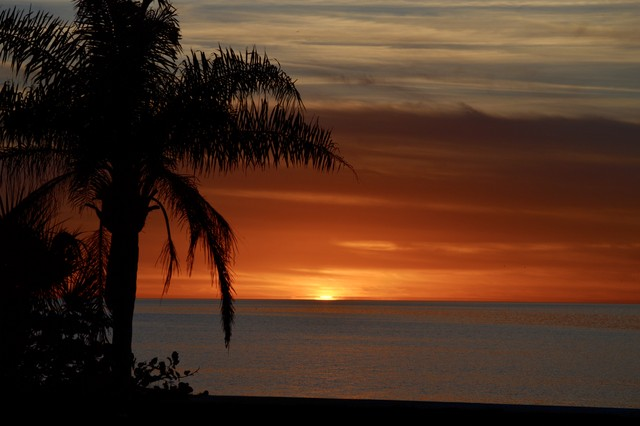
#> input picture A/2.jpg, 640 x 426 px, found by its file name
$ python canny2.py
#> lines starting #> are read from the running program, lines starting #| are printed output that depends on the picture
import cv2
from matplotlib import pyplot as plt
import numpy as np

def nothing(x):
    pass


img_noblur = cv2.imread('../test_images/2.jpg', 0)
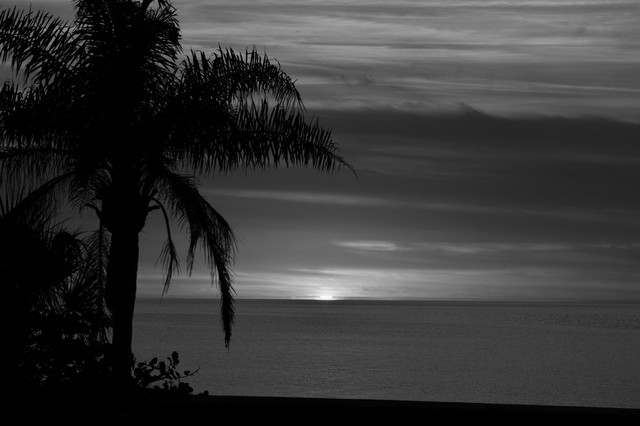
#> img_noblur: shape (426, 640); min 0, max 253, mean 54.5
img = cv2.blur(img_noblur, (7,7))

canny_edge = cv2.Canny(img, 0, 0)
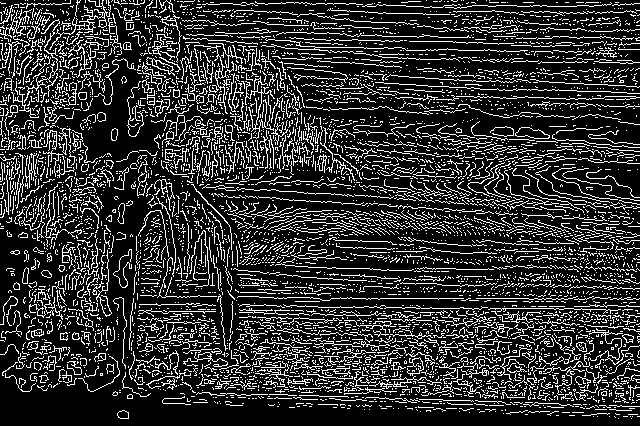
#> canny_edge: shape (426, 640); 19.4% white in thin lines or dots

cv2.imshow('image', img)
cv2.imshow('canny_edge', canny_edge)

cv2.createTrackbar('min_value','canny_edge',0,500,nothing)
cv2.createTrackbar('max_value','canny_edge',0,500,nothing)

while(1):
    cv2.imshow('image', img)
    cv2.imshow('canny_edge', canny_edge)

    min_value = cv2.getTrackbarPos('min_value', 'canny_edge')
    max_value = cv2.getTrackbarPos('max_value', 'canny_edge')

    canny_edge = cv2.Canny(img, min_value, max_value)

    k = cv2.waitKey(37)
#> (key Esc is pressed here)
    if k == 27:
        break

$ run again, with A/4.jpg copied over A/2.jpg
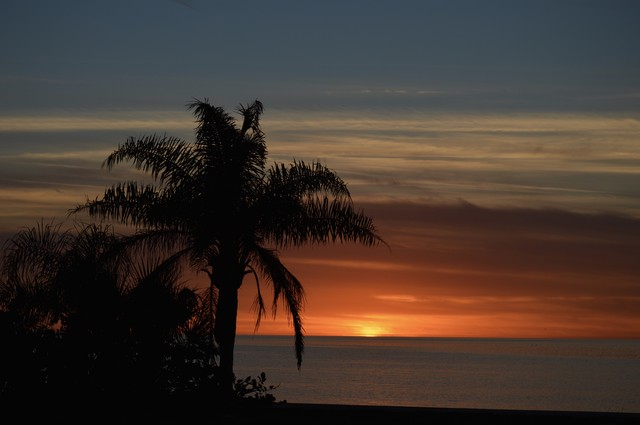
#> input picture A/4.jpg, 640 x 425 px, found by its file name
#> `img_noblur = cv2.imread('../test_images/2.jpg', 0)`:
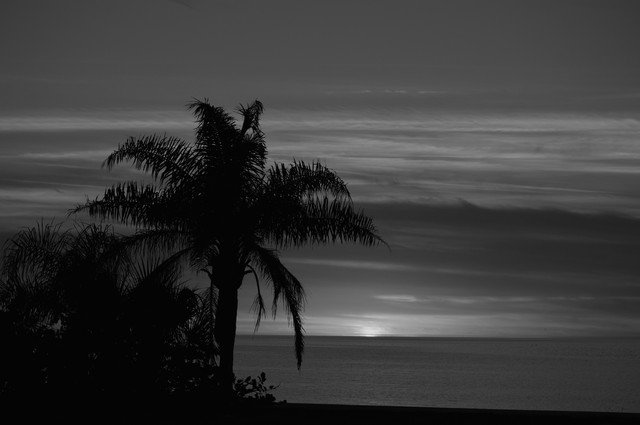
#> img_noblur: shape (425, 640); min 0, max 230, mean 57.2
#> `canny_edge = cv2.Canny(img, 0, 0)`:
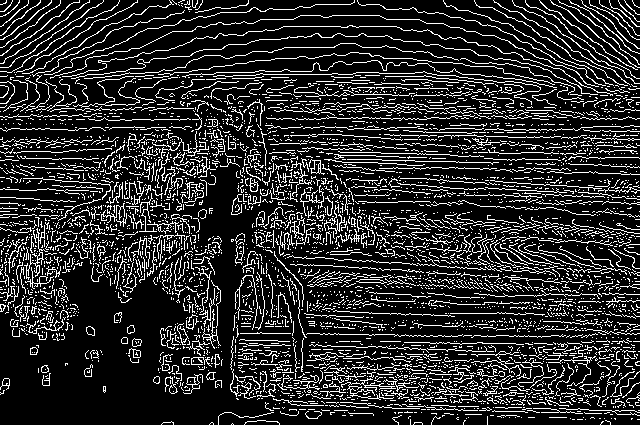
#> canny_edge: shape (425, 640); 17.3% white in thin lines or dots
